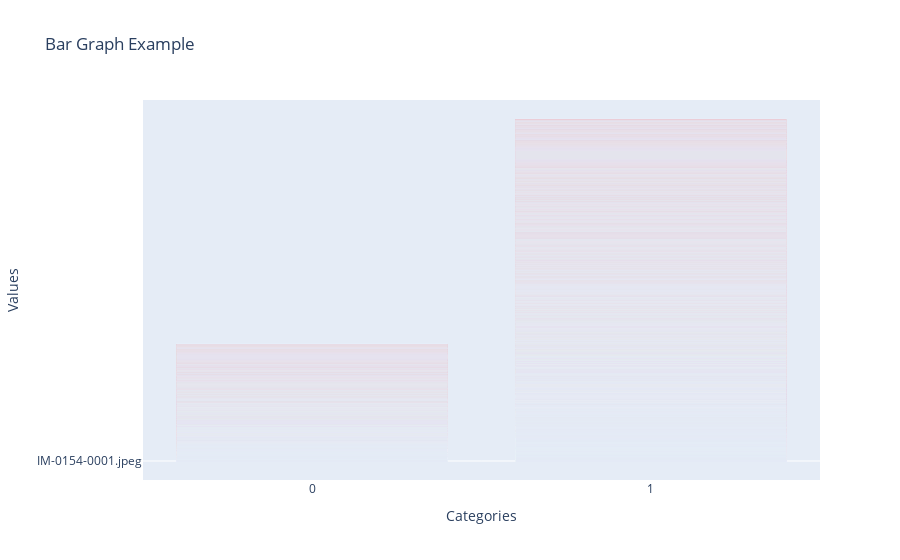

Notebook code for this chart:
### Code cell
fig = go.Figure(
    data=[go.Bar(x=shuffled_train_df['label'],y=shuffled_train_df['images'], marker_color='red')]
)

fig.update_layout(
    title='Bar Graph Example',
    xaxis_title='Categories',
    yaxis_title='Values',
    template='plotly',
)

fig.show()

### Figure 1 — Plotly figure (JSON) as saved in the notebook; plotly's stock layout.template omitted (floating-point values rounded to 4 significant figures; data arrays with more than 128 entries replaced by an {"elided": "..."} marker saying what was removed)
{"data": [{"marker": {"color": "red"}, "type": "bar", "x": {"elided": "5217 int values"}, "y": {"elided": "5217 str values"}}], "layout": {"title": {"text": "Bar Graph Example"}, "xaxis": {"title": {"text": "Categories"}}, "yaxis": {"title": {"text": "Values"}}}}
